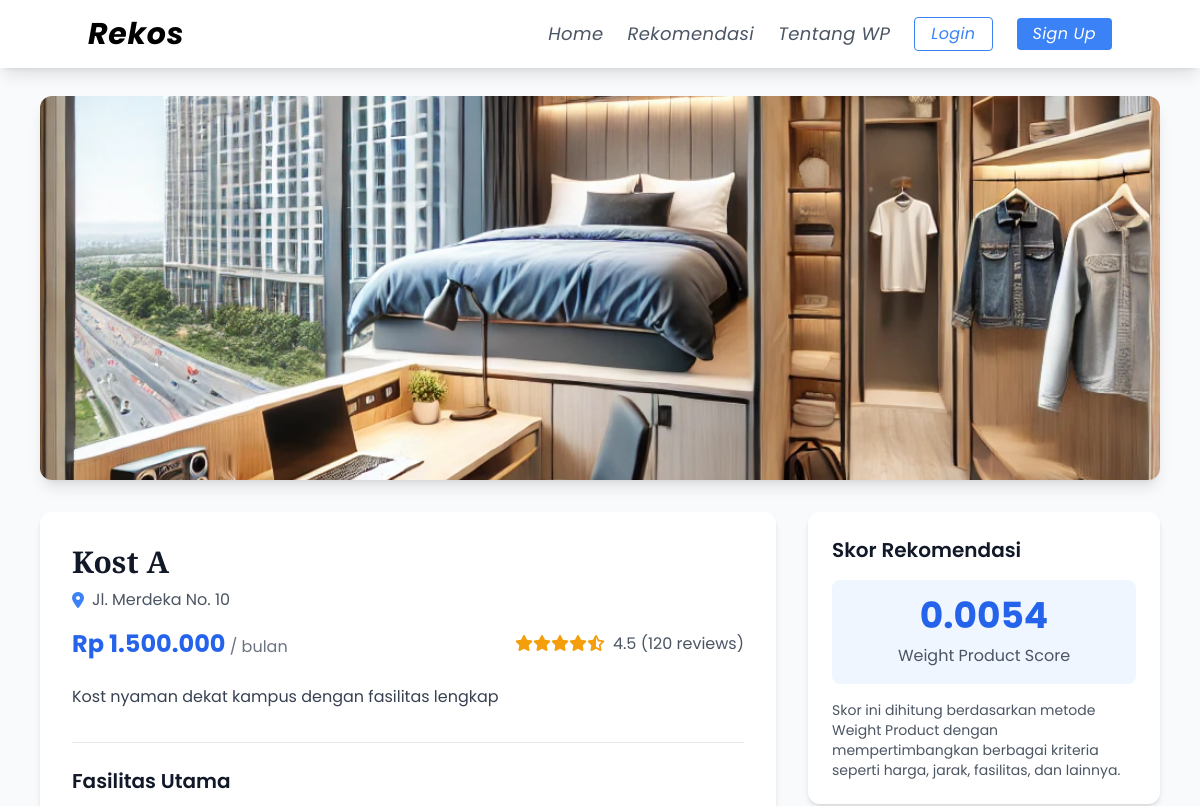
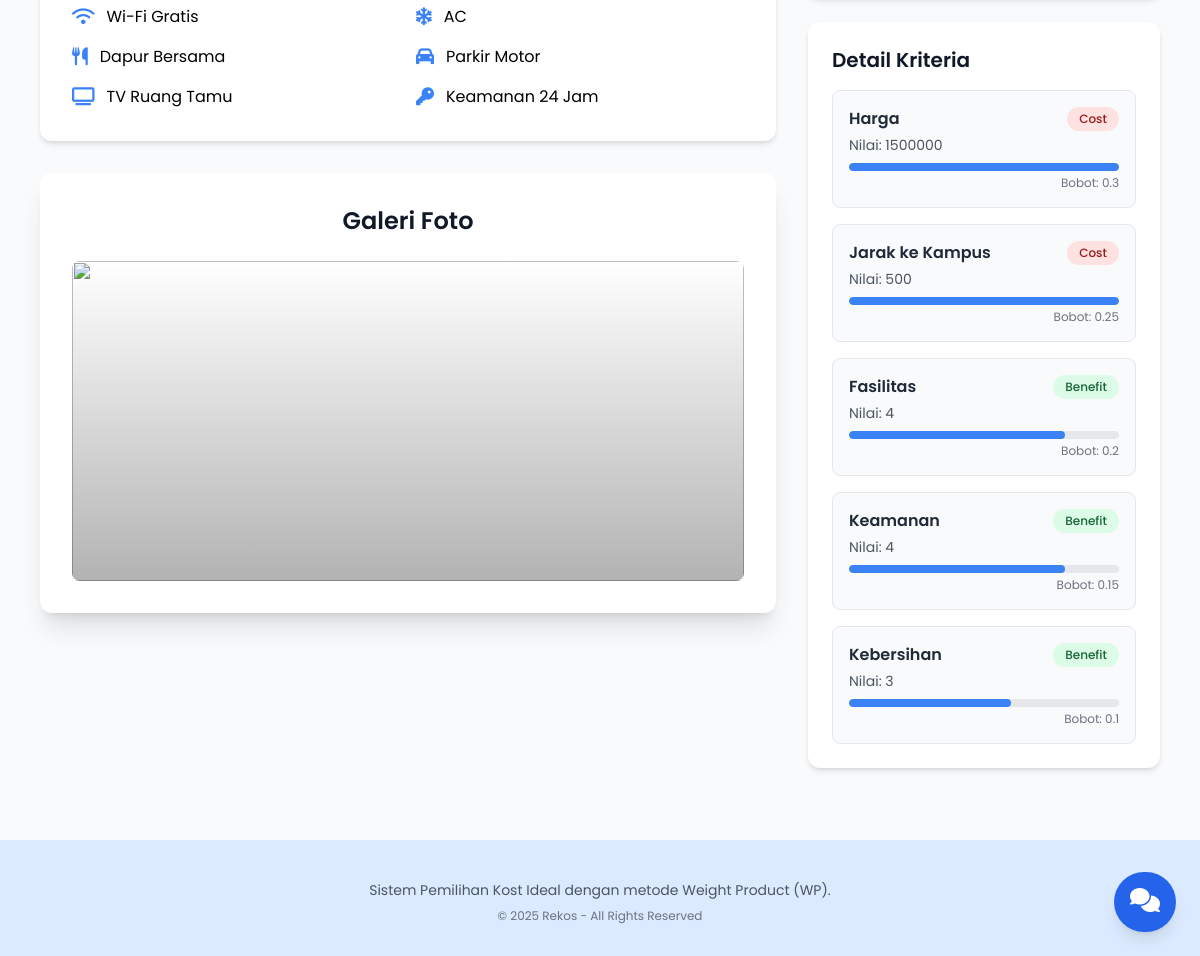
Screenshot of /detail.php?id=1 with the database file from the repository (2 pictures, top to bottom).
### tables this page shows
CREATE TABLE `alternatif` (
  `id_alternatif` int(11) NOT NULL,
  `nama_alternatif` varchar(100) NOT NULL,
  `alamat` text NOT NULL,
  `harga` int(11) NOT NULL,
  `deskripsi` text DEFAULT NULL,
  `gambar` varchar(255) DEFAULT NULL
);

CREATE TABLE `nilai_alternatif` (
  `id` int(11) NOT NULL,
  `id_alternatif` int(11) NOT NULL,
  `id_kriteria` int(11) NOT NULL,
  `nilai` float NOT NULL
);

CREATE TABLE `kriteria` (
  `id_kriteria` int(11) NOT NULL,
  `nama_kriteria` varchar(100) NOT NULL,
  `bobot` float NOT NULL,
  `jenis` enum('benefit','cost') NOT NULL
);

### detail.php (the view, shortened to what this page needs)
<?php
require_once 'includes/functions.php';
$id_kost = isset($_GET['id']) ? intval($_GET['id']) : 0;
$query_kost = "SELECT * FROM alternatif WHERE id_alternatif = ?";
$stmt_kost = $conn->prepare($query_kost);
$stmt_kost->bind_param("i", $id_kost);
$stmt_kost->execute();
$result_kost = $stmt_kost->get_result();
$kost = $result_kost->fetch_assoc();
$query_nilai = "SELECT k.nama_kriteria, n.nilai, k.jenis, k.bobot
                FROM nilai_alternatif n
                JOIN kriteria k ON n.id_kriteria = k.id_kriteria
                WHERE n.id_alternatif = ?";
$stmt_nilai = $conn->prepare($query_nilai);
$stmt_nilai->bind_param("i", $id_kost);
$stmt_nilai->execute();
$nilai_kriteria = $stmt_nilai->get_result()->fetch_all(MYSQLI_ASSOC);
$skor = 1.0;
foreach ($nilai_kriteria as $nk) {
    if ($nk['jenis'] == 'cost') {
        $skor *= pow(1 / $nk['nilai'], $nk['bobot']);
    } else {
        $skor *= pow($nk['nilai'], $nk['bobot']);
    }
}
$skor = round($skor, 4);
?>
<!DOCTYPE html>
<html lang="en">
<head>
    <script src="https://cdn.tailwindcss.com"></script>
    <link rel="stylesheet" href="https://cdnjs.cloudflare.com/ajax/libs/font-awesome/6.4.2/css/all.min.css">
    <link rel="stylesheet" href="js/style.js">
</head>
<body>
    <?php include 'includes/navbar.php'; ?>
    <div class="pt-24 pb-12 px-4 max-w-6xl mx-auto">
        <div class="relative mb-8 rounded-xl overflow-hidden shadow-lg">
            <img src="images/<?= htmlspecialchars($kost['gambar']) ?>" alt="<?= htmlspecialchars($kost['nama_alternatif']) ?>" class="w-full h-96 object-cover">
        </div>
        <div class="grid grid-cols-1 lg:grid-cols-3 gap-8">
            <div class="lg:col-span-2">
                <div class="bg-white rounded-xl shadow-md p-8 mb-8">
                    <h1 class="text-3xl font-bold text-gray-900 mb-2 playfair"><?= htmlspecialchars($kost['nama_alternatif']) ?></h1>
                    <p class="text-gray-600 mb-4 flex items-center">
                        <i class="fas fa-map-marker-alt text-blue-500 mr-2"></i>
                        <?= htmlspecialchars($kost['alamat']) ?>
                    </p>
                    <div class="flex flex-wrap items-center justify-between mb-6">
                        <div>
                            <span class="text-2xl font-bold text-blue-600">Rp <?= number_format($kost['harga'], 0, ',', '.') ?></span>
                            <span class="text-gray-500">/ bulan</span>
                        </div>
                        <div class="flex items-center">
                            <div class="rating-star mr-2">
                                <?php
                                $rating = 4.5;
                                $full_stars = floor($rating);
                                $half_star = ($rating - $full_stars) >= 0.5;
                                for ($i = 1; $i <= 5; $i++) {
                                    if ($i <= $full_stars) {
                                        echo '<i class="fas fa-star"></i>';
                                    } elseif ($half_star && $i == $full_stars + 1) {
                                        echo '<i class="fas fa-star-half-alt"></i>';
                                    } else {
                                        echo '<i class="far fa-star"></i>';
                                    }
                                }
                                ?>
                            </div>
                            <span class="text-gray-600"><?= $rating ?> (120 reviews)</span>
                        </div>
                    </div>
                    <p class="text-gray-700 mb-8 leading-relaxed"><?= htmlspecialchars($kost['deskripsi']) ?></p>
                    <div class="border-t border-gray-200 pt-6">
                        <h2 class="text-xl font-semibold text-gray-900 mb-4">Fasilitas Utama</h2>
                        <div class="grid grid-cols-2 gap-4">
                            <div class="flex items-center">
                                <i class="fas fa-wifi text-blue-500 mr-3 text-lg"></i>
                                <span>Wi-Fi Gratis</span>
                            </div>
                            <div class="flex items-center">
                                <i class="fas fa-snowflake text-blue-500 mr-3 text-lg"></i>
                                <span>AC</span>
                            </div>
                            <div class="flex items-center">
                                <i class="fas fa-utensils text-blue-500 mr-3 text-lg"></i>
                                <span>Dapur Bersama</span>
                            </div>
                            <div class="flex items-center">
                                <i class="fas fa-car text-blue-500 mr-3 text-lg"></i>
                                <span>Parkir Motor</span>
                            </div>
                            <div class="flex items-center">
                                <i class="fas fa-tv text-blue-500 mr-3 text-lg"></i>
                                <span>TV Ruang Tamu</span>
                            </div>
                            <div class="flex items-center">
                                <i class="fas fa-key text-blue-500 mr-3 text-lg"></i>
                                <span>Keamanan 24 Jam</span>
                            </div>
                        </div>
                    </div>
                </div>
                <div class="bg-white rounded-xl shadow-xl p-8 mb-8 max-w-4xl mx-auto">
                    <h2 class="text-2xl font-semibold text-gray-900 mb-6 text-center">Galeri Foto</h2>
                    <div class="relative overflow-hidden rounded-lg h-80">
                        <div id="carousel" class="absolute inset-0 flex items-center justify-center">
                        </div>
                        <div class="absolute inset-0 bg-gradient-to-t from-black opacity-30"></div>
                    </div>
                </div>
            </div>
            <div class="lg:col-span-1">
                <div class="bg-white rounded-xl shadow-md p-6 mb-6">
                    <h2 class="text-xl font-semibold text-gray-900 mb-4">Skor Rekomendasi</h2>
                    <div class="bg-blue-50 rounded-lg p-4 text-center">
                        <div class="text-4xl font-bold text-blue-600 mb-2"><?= $skor ?></div>
                        <p class="text-gray-600">Weight Product Score</p>
                    </div>
                    <p class="text-gray-600 mt-4 text-sm">
                        Skor ini dihitung berdasarkan metode Weight Product dengan mempertimbangkan berbagai kriteria seperti harga, jarak, fasilitas, dan lainnya.
                    </p>
                </div>
                <div class="bg-white rounded-xl shadow-md p-6 mb-6">
                    <h2 class="text-xl font-semibold text-gray-900 mb-4">Detail Kriteria</h2>
                    <div class="space-y-4">
                        <?php foreach ($nilai_kriteria as $kriteria): ?>
                            <div class="criteria-card bg-gray-50 p-4 rounded-lg border border-gray-200">
                                <div class="flex justify-between items-start">
                                    <div>
                                        <h3 class="font-semibold text-gray-800"><?= htmlspecialchars($kriteria['nama_kriteria']) ?></h3>
                                        <p class="text-gray-600 text-sm mt-1">Nilai: <?= $kriteria['nilai'] ?></p>
                                    </div>
                                    <span class="px-3 py-1 rounded-full text-xs font-medium
                    <?= $kriteria['jenis'] == 'benefit' ? 'bg-green-100 text-green-800' : 'bg-red-100 text-red-800' ?>">
                                        <?= $kriteria['jenis'] == 'benefit' ? 'Benefit' : 'Cost' ?>
                                    </span>
                                </div>
                                <div class="mt-2">
                                    <div class="w-full bg-gray-200 rounded-full h-2 overflow-hidden">
                                        <?php
                                        $nilai = floatval($kriteria['nilai']);
                                        $persentase = min(100, ($nilai / 5) * 100);
                                        ?>
                                        <div class="bg-blue-500 h-2 rounded-full" style="width: <?= $persentase ?>%"></div>
                                    </div>
                                    <p class="text-right text-xs text-gray-500 mt-1">Bobot: <?= $kriteria['bobot'] ?></p>
                                </div>
                            </div>
                        <?php endforeach; ?>
                    </div>
                </div>
                <button onclick="toggleContact()" class="fixed bottom-6 right-6 bg-blue-600 text-white p-4 rounded-full shadow-lg hover:bg-blue-700 transition duration-300 z-50">
                    <i class="fas fa-comments text-2xl"></i>
                </button>
            </div>
        </div>
    </div>
    <footer class="bg-blue-100 text-gray-800 py-8 text-center">
        <div class="max-w-4xl mx-auto px-6">
            <p class="text-gray-600 text-sm mt-2">
                Sistem Pemilihan Kost Ideal dengan metode Weight Product (WP).
            </p>
            <p class="text-gray-500 text-xs mt-2">
                &copy; <?= date('Y') ?> Rekos - All Rights Reserved
            </p>
        </div>
    </footer>
</body>
</html>

### css/style.css (style rules this page uses)
body { font-family: 'Poppins', sans-serif; }

### detail.php (style rules this page uses)
body { font-family: 'Poppins', sans-serif; background-color: #f8fafc; }
.playfair { font-family: 'Playfair Display', serif; }
.rating-star { color: #F59E0B; }
.criteria-card { transition: all 0.3s ease; }

### rows the page displays
alternatif: gambar (picture), nama_alternatif "Kost A", alamat "Jl. Merdeka No. 10", harga "1.500.000", deskripsi "Kost nyaman dekat kampus dengan fasilitas lengkap"
nilai_alternatif: id_kriteria.nama_kriteria "Harga", nilai "1500000", shows "Cost", id_kriteria.bobot "0.3"
nilai_alternatif: id_kriteria.nama_kriteria "Jarak ke Kampus", nilai "500", shows "Cost", id_kriteria.bobot "0.25"
nilai_alternatif: id_kriteria.nama_kriteria "Fasilitas", nilai "4", shows "Benefit", id_kriteria.bobot "0.2"
nilai_alternatif: id_kriteria.nama_kriteria "Keamanan", nilai "4", shows "Benefit", id_kriteria.bobot "0.15"
nilai_alternatif: id_kriteria.nama_kriteria "Kebersihan", nilai "3", shows "Benefit", id_kriteria.bobot "0.1"

### other values shown
$rating "4.5"
$skor "0.0054"
